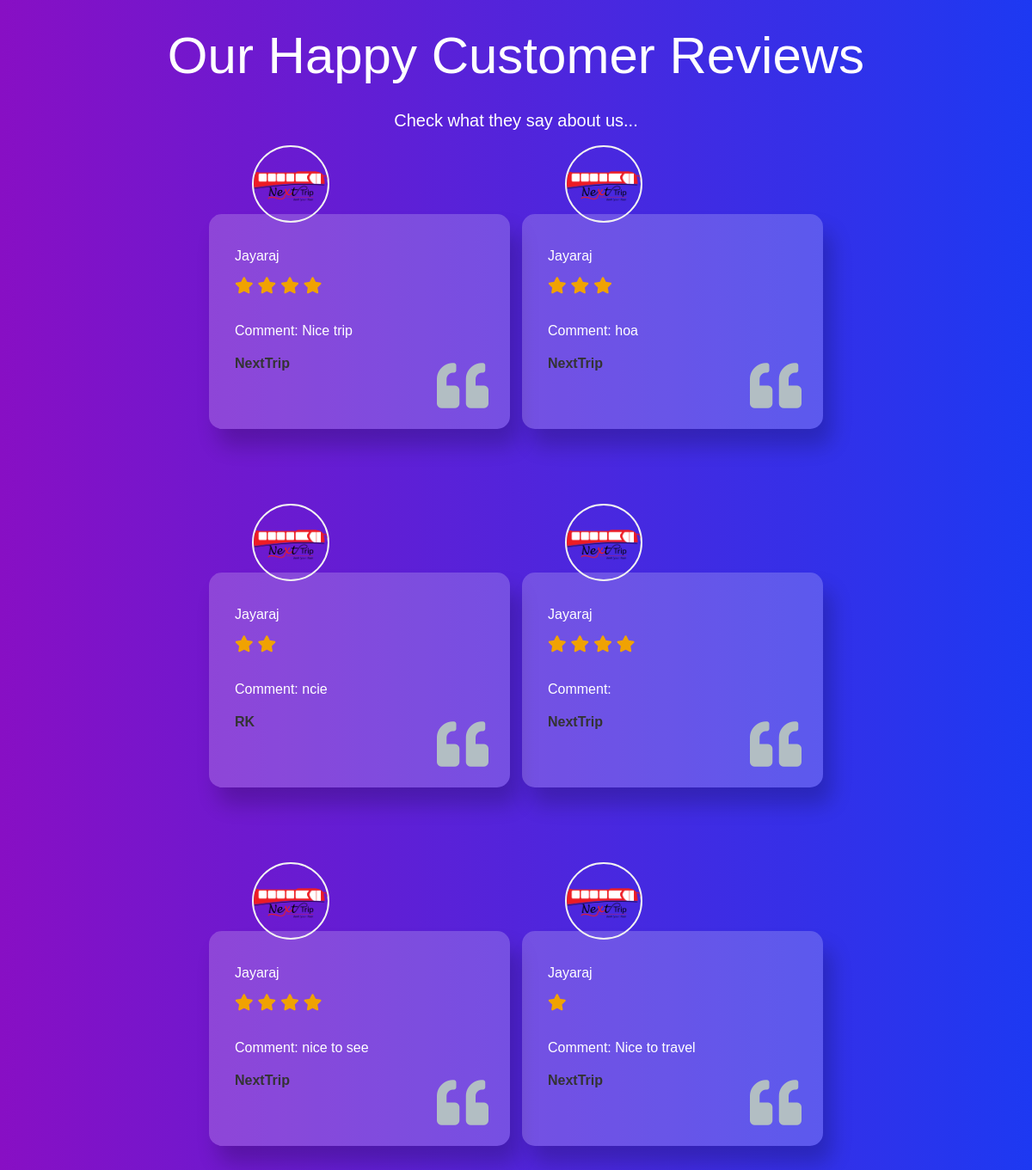
Page /reviews/bus/Jayaraj/ on the committed database.
### reviews/models.py (models this page shows, shortened)
class Review(models.Model):
    bus = models.ForeignKey(Bus, on_delete=models.CASCADE)
    user = models.ForeignKey(User, on_delete=models.CASCADE)
    rating = models.IntegerField()  # Rating out of 5
    comment = models.TextField(blank=True)
    created_at = models.DateTimeField(auto_now_add=True)

### reviews/views.py (the view)
# urls.py: path('bus/<str:bus_name>/', views.bus_reviews, name='bus_reviews'),
def bus_reviews(request, bus_name):
    bus_reviews = Review.objects.filter(bus__name=bus_name)
    context = {'bus_reviews': bus_reviews, 'bus_name': bus_name}  # Pass bus_name to the context
    return render(request, 'reviews/particularbus.html', context)

### reviews/templates/reviews/particularbus.html (shortened to what this page needs)
{% load static %}
<!DOCTYPE html>
<html lang="en">
<head>
  <link rel="stylesheet" href="https://cdnjs.cloudflare.com/ajax/libs/font-awesome/4.7.0/css/font-awesome.min.css">
  <link rel="stylesheet" href="https://cdnjs.cloudflare.com/ajax/libs/font-awesome/5.15.4/css/all.min.css">
</head>
<body>
  <div class="wrapper">
    <h1>Our Happy Customer Reviews</h1>
    <h5>Check what they say about us...</h5>
    <div class="cards">
      {% for review in bus_reviews %}
      <div class="card">
        <img src="{% static 'loginpage/Next Trip black.png' %}" alt="bus img">
        <p>{{ bus_name }}</p>
        <div class="rating">
          {% for _ in "x"|rjust:review.rating %}
          <i class="fas fa-star" id="star"></i>
          {% endfor %}
        </div>
        <p class="comment">Comment: {{ review.comment }}</p>
        <h4 class="user"><p>{{ review.user }}</p> </h4>
        <i class="fa fa-quote-left" id="quote"></i>
      </div>
      {% empty %}
      <p>No reviews found for this bus.</p>
      {% endfor %}
    </div>
  </div>

### reviews/templates/reviews/particularbus.html (style rules this page uses)
* { margin: 0; padding: 0; box-sizing: border-box; }
.wrapper { background: linear-gradient(90deg, #880fc4 0%, #1d39f2 100%); min-height: 100vh; margin: 0 auto; display: flex; justify-content: center; align-items: center; flex-direction: column; font-family: 'raleway', sans-serif; color: #fff; }
.wrapper h1 { font-size: 60px; font-weight: 500; margin: 30px 0; text-align: center; }
.wrapper h5 { font-size: 20px; text-align: center; font-weight: 300; margin-bottom: 90px; }
.cards { display: flex; justify-content: center; align-items: center; flex-wrap: wrap; width: 80%; margin: 0 auto; }
.card { width: 350px; height: 250px; border-radius: 15px; margin: 7px; padding: 20px 30px; position: relative; background: rgba(255, 255, 255, 0.2); box-shadow: 10px 20px 25px rgba(0, 0, 0, 0.2); transition: 0.5s; margin-bottom: 10rem; }
.card img { height: 90px; width: 90px; border: 2px solid #f2f2f2; border-radius: 50%; position: absolute; top: -80px; left: 50px; overflow: hidden; }
.card p { font-size: 16px; margin-top: 20px; margin-bottom: 15px; }
.card h4 { color: #333; font-weight: 400; font-size: 16px; }
.card #quote { font-size: 60px; position: absolute; bottom: 20px; right: 25px; color: #b2bec3; }
.card .rating { display: flex; align-items: center; }
.card .rating #star { font-size: 1.2em; color: #f0a202; margin-right: 5px; margin-bottom: 15px; }
.cards .user { font-size: 25px; font-weight: bolder; }

### rows in the picture
Review: bus_name "Jayaraj", rating 4 (drawn), comment "Nice trip", user "NextTrip"
Review: bus_name "Jayaraj", rating 3 (drawn), comment "hoa", user "NextTrip"
Review: bus_name "Jayaraj", rating 2 (drawn), comment "ncie", user "RK"
Review: bus_name "Jayaraj", rating 4 (drawn), user "NextTrip"
Review: bus_name "Jayaraj", rating 4 (drawn), comment "nice to see", user "NextTrip"
Review: bus_name "Jayaraj", rating 1 (drawn), comment "Nice to travel", user "NextTrip"
